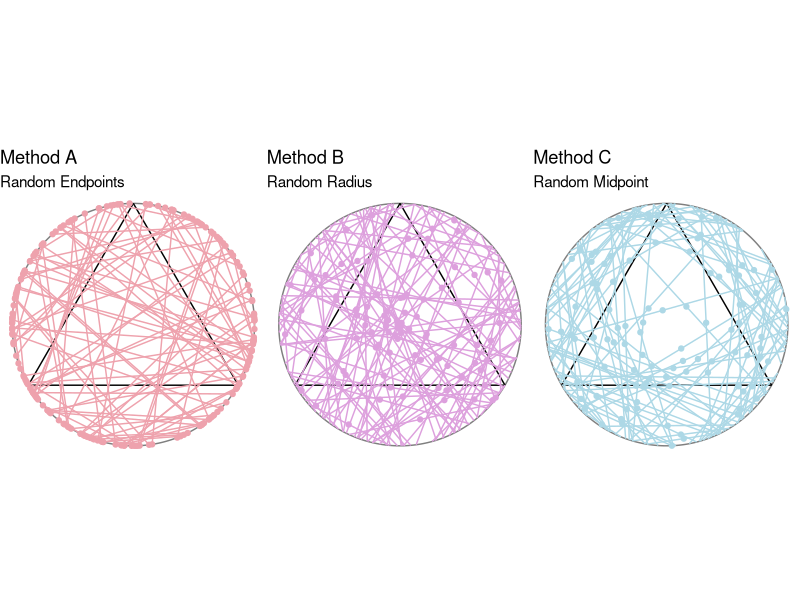

R code for this plot:
## Group y+2x

library(tidyverse)
library(ggforce)
library(patchwork)
theme_set(theme_void())

# Coordinates of equilateral triangle
eqtri_df <- tibble(
  x    = c(0, sqrt(3) / 2, -sqrt(3) / 2),
  y    = c(1, -0.5, -0.5),
  xend = c(sqrt(3) / 2, -sqrt(3) / 2, 0),
  yend = c(-0.5, -0.5, 1)
)

# Coordinates of random chord
x0 = 0
y0 = 0
r = 1
n = 100

# Length of side of triangle
l = r*sqrt(3)


# Method A ---------------------------------------------------------------------

angle_ep1 = 2*pi*runif(n)
angle_ep2 = 2*pi*runif(n)

# Endpoint coordinates
x1 = x0 + r*cos(angle_ep1)
y1 = y0 + r*sin(angle_ep1)

x2 = x0 + r*cos(angle_ep2)
y2 = y0 + r*sin(angle_ep2)


MethodA_df <- tibble(
  x    = x1,
  y    = y1,
  xend = x2,
  yend = y2,
  chord = sqrt((xend - x)^2 + (yend - y)^2 )
)

# Plot
p1 <- ggplot() +
  ggforce::geom_circle(aes(x0 = 0, y0 = 0, r = 1), col = "gray50") +
  geom_segment(data = eqtri_df, aes(x = x, y = y, xend = xend, yend = yend)) + 
  geom_point(data = MethodA_df, aes(x = x1, y = y1), col = "lightpink2") +
  geom_point(data = MethodA_df, aes(x = x2, y = y2), col = "lightpink2") +
  geom_segment(data = MethodA_df, aes(x = x, y = y, xend = xend, yend = yend), col = "lightpink2") +
  coord_equal() +
  labs(title = "Method A", subtitle = paste("Random Endpoints"))

# Probability
MethodA_count <- count(MethodA_df, chord > l)
MethodA_prob = MethodA_count[2,2] / n


# Method B ---------------------------------------------------------------------

angle_rd = 2*pi*runif(n)
u = r*runif(n)
v = sqrt(r^2 - u^2)

# Endpoint coordinates
x3 = u*cos(angle_rd) + v*sin(angle_rd)
y3 = u*sin(angle_rd) - v*cos(angle_rd)

x4 = u*cos(angle_rd) - v*sin(angle_rd)
y4 = u*sin(angle_rd) + v*cos(angle_rd)

# Point on radius
rx = (x3 + x4) / 2
ry = (y3 + y4) / 2

MethodB_df <- tibble(
  rx   = rx,
  ry   = ry,
  x    = x3,
  y    = y3,
  xend = x4,
  yend = y4,
  chord = sqrt((xend - x)^2 + (yend - y)^2 )
)

# Plot
p2 <- ggplot() +
  ggforce::geom_circle(aes(x0 = 0, y0 = 0, r = 1), col = "gray50") +
  geom_segment(data = eqtri_df, aes(x = x, y = y, xend = xend, yend = yend)) +
  geom_point(data = MethodB_df, aes(x = rx, y = ry), col = "plum") +
  geom_segment(data = MethodB_df, aes(x = x, y = y, xend = xend, yend = yend), col = "plum") +
  coord_equal() +
  labs(title = "Method B", subtitle = paste("Random Radius"))

# Probability
MethodB_count <- count(MethodB_df, chord > l)
MethodB_prob = MethodB_count[2,2] / n


# Method C ---------------------------------------------------------------------

angle_mdpt = 2*pi*runif(n)
a = r*sqrt(runif(n))
d = sqrt(r^2 - a^2)

# Endpoint coordinates
x5 = x0 + a*cos(angle_mdpt) + d*sin(angle_mdpt)
y5 = x0 + a*sin(angle_mdpt) - d*cos(angle_mdpt)

x6 = x0 + a*cos(angle_mdpt) - d*sin(angle_mdpt)
y6 = x0 + a*sin(angle_mdpt) + d*cos(angle_mdpt)

# Midpoint of segments
mdptx = (x5 + x6) / 2
mdpty = (y5 + y6) / 2

MethodC_df <- tibble(
  mdptx = mdptx,
  mdpty = mdpty,
  x     = x5,
  y     = y5,
  xend  = x6,
  yend  = y6,
  chord = sqrt((xend - x)^2 + (yend - y)^2 )
)

# Plot
p3 <- ggplot() +
  ggforce::geom_circle(aes(x0 = 0, y0 = 0, r = 1), col = "gray50") +
  geom_segment(data = eqtri_df, aes(x = x, y = y, xend = xend, yend = yend)) +
  geom_point(data = MethodC_df, aes(x = mdptx, y = mdpty), col = "lightblue") +
  geom_segment(data = MethodC_df, aes(x = x, y = y, xend = xend, yend = yend), col = "lightblue") +
  coord_equal() +
  labs(title = "Method C", subtitle = paste("Random Midpoint"))

# Probability
MethodC_count <- count(MethodC_df, chord > l)
MethodC_prob = MethodC_count[2,2] / n


# Results ----------------------------------------------------------------------
p1 + p2 + p3 + plot_layout(nrow = 1)

all_prob <- tibble(
  MethodA = MethodA_prob,
  MethodB = MethodB_prob,
  MethodC = MethodC_prob
)

print(all_prob)
